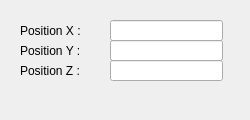
<?xml version="1.0" encoding="UTF-8"?>
<ui version="4.0">
 <class>RobotInformationWidget</class>
 <widget class="QWidget" name="RobotInformationWidget">
  <property name="geometry">
   <rect>
    <x>0</x>
    <y>0</y>
    <width>250</width>
    <height>120</height>
   </rect>
  </property>
  <property name="minimumSize">
   <size>
    <width>250</width>
    <height>120</height>
   </size>
  </property>
  <property name="windowTitle">
   <string>Form</string>
  </property>
  <widget class="QLabel" name="label">
   <property name="geometry">
    <rect>
     <x>20</x>
     <y>20</y>
     <width>81</width>
     <height>21</height>
    </rect>
   </property>
   <property name="text">
    <string>Position X :</string>
   </property>
  </widget>
  <widget class="QLabel" name="label_2">
   <property name="geometry">
    <rect>
     <x>20</x>
     <y>40</y>
     <width>81</width>
     <height>21</height>
    </rect>
   </property>
   <property name="text">
    <string>Position Y :</string>
   </property>
  </widget>
  <widget class="QLabel" name="label_3">
   <property name="geometry">
    <rect>
     <x>20</x>
     <y>60</y>
     <width>81</width>
     <height>21</height>
    </rect>
   </property>
   <property name="text">
    <string>Position Z :</string>
   </property>
  </widget>
  <widget class="QLineEdit" name="posX">
   <property name="geometry">
    <rect>
     <x>110</x>
     <y>20</y>
     <width>113</width>
     <height>21</height>
    </rect>
   </property>
   <property name="readOnly">
    <bool>true</bool>
   </property>
  </widget>
  <widget class="QLineEdit" name="posY">
   <property name="geometry">
    <rect>
     <x>110</x>
     <y>40</y>
     <width>113</width>
     <height>21</height>
    </rect>
   </property>
   <property name="readOnly">
    <bool>true</bool>
   </property>
  </widget>
  <widget class="QLineEdit" name="posZ">
   <property name="geometry">
    <rect>
     <x>110</x>
     <y>60</y>
     <width>113</width>
     <height>21</height>
    </rect>
   </property>
   <property name="readOnly">
    <bool>true</bool>
   </property>
  </widget>
 </widget>
 <resources/>
 <connections/>
</ui>
